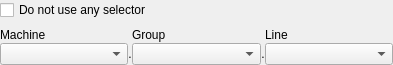
<?xml version="1.0" encoding="UTF-8"?>
<ui version="4.0">
 <class>Form</class>
 <widget class="QWidget" name="Form">
  <property name="geometry">
   <rect>
    <x>0</x>
    <y>0</y>
    <width>393</width>
    <height>65</height>
   </rect>
  </property>
  <property name="windowTitle">
   <string>Form</string>
  </property>
  <layout class="QHBoxLayout" name="horizontalLayout_3">
   <property name="spacing">
    <number>0</number>
   </property>
   <property name="leftMargin">
    <number>0</number>
   </property>
   <property name="topMargin">
    <number>0</number>
   </property>
   <property name="rightMargin">
    <number>0</number>
   </property>
   <property name="bottomMargin">
    <number>0</number>
   </property>
   <item>
    <widget class="QStackedWidget" name="stack">
     <property name="currentIndex">
      <number>0</number>
     </property>
     <widget class="QWidget" name="page_selection">
      <layout class="QVBoxLayout" name="verticalLayout_2">
       <property name="leftMargin">
        <number>0</number>
       </property>
       <property name="topMargin">
        <number>0</number>
       </property>
       <property name="rightMargin">
        <number>0</number>
       </property>
       <property name="bottomMargin">
        <number>0</number>
       </property>
       <item>
        <widget class="QCheckBox" name="no_selector">
         <property name="text">
          <string>Do not use any selector</string>
         </property>
        </widget>
       </item>
       <item>
        <widget class="QFrame" name="chooser_frame">
         <property name="frameShape">
          <enum>QFrame::NoFrame</enum>
         </property>
         <property name="frameShadow">
          <enum>QFrame::Raised</enum>
         </property>
         <layout class="QGridLayout" name="gridLayout">
          <property name="leftMargin">
           <number>0</number>
          </property>
          <property name="topMargin">
           <number>0</number>
          </property>
          <property name="rightMargin">
           <number>0</number>
          </property>
          <property name="bottomMargin">
           <number>0</number>
          </property>
          <property name="spacing">
           <number>0</number>
          </property>
          <item row="0" column="0">
           <widget class="QLabel" name="label_4">
            <property name="sizePolicy">
             <sizepolicy hsizetype="Preferred" vsizetype="Minimum">
              <horstretch>0</horstretch>
              <verstretch>0</verstretch>
             </sizepolicy>
            </property>
            <property name="text">
             <string>Machine</string>
            </property>
           </widget>
          </item>
          <item row="0" column="2">
           <widget class="QLabel" name="label_6">
            <property name="sizePolicy">
             <sizepolicy hsizetype="Preferred" vsizetype="Minimum">
              <horstretch>0</horstretch>
              <verstretch>0</verstretch>
             </sizepolicy>
            </property>
            <property name="text">
             <string>Group</string>
            </property>
           </widget>
          </item>
          <item row="0" column="4">
           <widget class="QLabel" name="label_5">
            <property name="sizePolicy">
             <sizepolicy hsizetype="Preferred" vsizetype="Minimum">
              <horstretch>0</horstretch>
              <verstretch>0</verstretch>
             </sizepolicy>
            </property>
            <property name="text">
             <string>Line</string>
            </property>
           </widget>
          </item>
          <item row="1" column="0">
           <widget class="QComboBox" name="machine_combo">
            <property name="sizePolicy">
             <sizepolicy hsizetype="MinimumExpanding" vsizetype="Fixed">
              <horstretch>0</horstretch>
              <verstretch>0</verstretch>
             </sizepolicy>
            </property>
           </widget>
          </item>
          <item row="1" column="1">
           <widget class="QLabel" name="timingSelectorSeparator1">
            <property name="sizePolicy">
             <sizepolicy hsizetype="Minimum" vsizetype="Minimum">
              <horstretch>0</horstretch>
              <verstretch>0</verstretch>
             </sizepolicy>
            </property>
            <property name="text">
             <string>.</string>
            </property>
            <property name="alignment">
             <set>Qt::AlignCenter</set>
            </property>
           </widget>
          </item>
          <item row="1" column="2">
           <widget class="QComboBox" name="group_combo">
            <property name="sizePolicy">
             <sizepolicy hsizetype="MinimumExpanding" vsizetype="Fixed">
              <horstretch>0</horstretch>
              <verstretch>0</verstretch>
             </sizepolicy>
            </property>
           </widget>
          </item>
          <item row="1" column="3">
           <widget class="QLabel" name="timingSelectorSeparator2">
            <property name="sizePolicy">
             <sizepolicy hsizetype="Minimum" vsizetype="Minimum">
              <horstretch>0</horstretch>
              <verstretch>0</verstretch>
             </sizepolicy>
            </property>
            <property name="text">
             <string>.</string>
            </property>
            <property name="alignment">
             <set>Qt::AlignCenter</set>
            </property>
           </widget>
          </item>
          <item row="1" column="4">
           <widget class="QComboBox" name="line_combo">
            <property name="sizePolicy">
             <sizepolicy hsizetype="MinimumExpanding" vsizetype="Fixed">
              <horstretch>0</horstretch>
              <verstretch>0</verstretch>
             </sizepolicy>
            </property>
           </widget>
          </item>
         </layout>
        </widget>
       </item>
      </layout>
     </widget>
     <widget class="QWidget" name="page_loading">
      <layout class="QHBoxLayout" name="horizontalLayout">
       <property name="leftMargin">
        <number>0</number>
       </property>
       <property name="topMargin">
        <number>0</number>
       </property>
       <property name="rightMargin">
        <number>0</number>
       </property>
       <property name="bottomMargin">
        <number>0</number>
       </property>
       <item>
        <spacer name="horizontalSpacer">
         <property name="orientation">
          <enum>Qt::Horizontal</enum>
         </property>
         <property name="sizeHint" stdset="0">
          <size>
           <width>25</width>
           <height>20</height>
          </size>
         </property>
        </spacer>
       </item>
       <item>
        <widget class="QLabel" name="activity">
         <property name="sizePolicy">
          <sizepolicy hsizetype="Fixed" vsizetype="Fixed">
           <horstretch>0</horstretch>
           <verstretch>0</verstretch>
          </sizepolicy>
         </property>
         <property name="minimumSize">
          <size>
           <width>16</width>
           <height>16</height>
          </size>
         </property>
         <property name="maximumSize">
          <size>
           <width>16</width>
           <height>16</height>
          </size>
         </property>
         <property name="baseSize">
          <size>
           <width>16</width>
           <height>16</height>
          </size>
         </property>
         <property name="text">
          <string>X</string>
         </property>
         <property name="alignment">
          <set>Qt::AlignCenter</set>
         </property>
        </widget>
       </item>
       <item>
        <widget class="QLabel" name="loading">
         <property name="sizePolicy">
          <sizepolicy hsizetype="Preferred" vsizetype="Minimum">
           <horstretch>0</horstretch>
           <verstretch>0</verstretch>
          </sizepolicy>
         </property>
         <property name="maximumSize">
          <size>
           <width>16777215</width>
           <height>122</height>
          </size>
         </property>
         <property name="text">
          <string>Loading PLS information...</string>
         </property>
        </widget>
       </item>
       <item>
        <spacer name="horizontalSpacer_2">
         <property name="orientation">
          <enum>Qt::Horizontal</enum>
         </property>
         <property name="sizeHint" stdset="0">
          <size>
           <width>25</width>
           <height>20</height>
          </size>
         </property>
        </spacer>
       </item>
      </layout>
     </widget>
     <widget class="QWidget" name="page_error">
      <layout class="QHBoxLayout" name="horizontalLayout_2">
       <property name="spacing">
        <number>0</number>
       </property>
       <property name="leftMargin">
        <number>0</number>
       </property>
       <property name="topMargin">
        <number>0</number>
       </property>
       <property name="rightMargin">
        <number>0</number>
       </property>
       <property name="bottomMargin">
        <number>0</number>
       </property>
       <item>
        <spacer name="horizontalSpacer_3">
         <property name="orientation">
          <enum>Qt::Horizontal</enum>
         </property>
         <property name="sizeHint" stdset="0">
          <size>
           <width>25</width>
           <height>20</height>
          </size>
         </property>
        </spacer>
       </item>
       <item>
        <widget class="QLabel" name="error">
         <property name="text">
          <string>Error has occurred...</string>
         </property>
         <property name="wordWrap">
          <bool>true</bool>
         </property>
        </widget>
       </item>
       <item>
        <spacer name="horizontalSpacer_4">
         <property name="orientation">
          <enum>Qt::Horizontal</enum>
         </property>
         <property name="sizeHint" stdset="0">
          <size>
           <width>25</width>
           <height>20</height>
          </size>
         </property>
        </spacer>
       </item>
      </layout>
     </widget>
    </widget>
   </item>
  </layout>
 </widget>
 <resources/>
 <connections/>
</ui>
